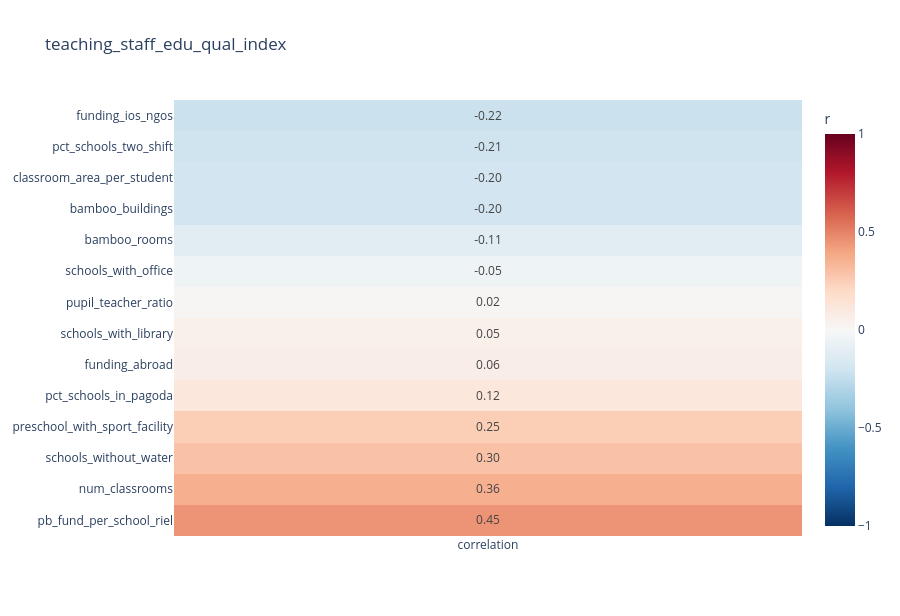

Notebook code for this chart:
### Code cell
corr_heatmap(teacher,"teaching_staff_edu_qual_index",feature3,'teaching_staff_edu_qual_index')

### Figure 1 — Plotly figure (JSON) as saved in the notebook; plotly's stock layout.template omitted (floating-point values rounded to 4 significant figures)
{"data": [{"coloraxis": "coloraxis", "hovertemplate": "x: %{x}<br>y: %{y}<br>color: %{z}<extra></extra>", "name": "0", "texttemplate": "%{z:.2f}", "type": "heatmap", "x": ["correlation"], "xaxis": "x", "y": ["funding_ios_ngos", "pct_schools_two_shift", "classroom_area_per_student", "bamboo_buildings", "bamboo_rooms", "schools_with_office", "pupil_teacher_ratio", "schools_with_library", "funding_abroad", "pct_schools_in_pagoda", "preschool_with_sport_facility", "schools_without_water", "num_classrooms", "pb_fund_per_school_riel"], "yaxis": "y", "z": [[-0.2197], [-0.2078], [-0.1968], [-0.1953], [-0.1142], [-0.04736], [0.01566], [0.05214], [0.06471], [0.1174], [0.2482], [0.2964], [0.3603], [0.4501]]}], "layout": {"coloraxis": {"cmax": 1, "cmin": -1, "colorbar": {"title": {"text": "r"}}, "colorscale": [[0, "rgb(5,48,97)"], [0.1, "rgb(33,102,172)"], [0.2, "rgb(67,147,195)"], [0.3, "rgb(146,197,222)"], [0.4, "rgb(209,229,240)"], [0.5, "rgb(247,247,247)"], [0.6, "rgb(253,219,199)"], [0.7, "rgb(244,165,130)"], [0.8, "rgb(214,96,77)"], [0.9, "rgb(178,24,43)"], [1, "rgb(103,0,31)"]]}, "height": 616, "title": {"text": "teaching_staff_edu_qual_index"}, "xaxis": {"anchor": "y", "domain": [0, 1]}, "yaxis": {"anchor": "x", "autorange": "reversed", "domain": [0, 1]}}}
